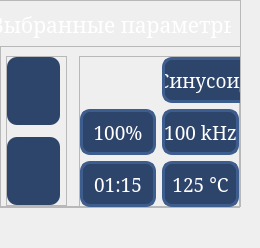
    <widget class="QWidget" name="launch_page">
     <widget class="QFrame" name="launch_frame">
      <property name="geometry">
       <rect>
        <x>-10</x>
        <y>0</y>
        <width>251</width>
        <height>208</height>
       </rect>
      </property>
      <property name="minimumSize">
       <size>
        <width>251</width>
        <height>208</height>
       </size>
      </property>
      <property name="maximumSize">
       <size>
        <width>251</width>
        <height>208</height>
       </size>
      </property>
      <property name="styleSheet">
       <string notr="true">background-color: none;</string>
      </property>
      <property name="frameShape">
       <enum>QFrame::StyledPanel</enum>
      </property>
      <property name="frameShadow">
       <enum>QFrame::Raised</enum>
      </property>
      <layout class="QVBoxLayout" name="verticalLayout">
       <item>
        <widget class="QLabel" name="launch_frame_label">
         <property name="sizePolicy">
          <sizepolicy hsizetype="Preferred" vsizetype="Preferred">
           <horstretch>0</horstretch>
           <verstretch>1</verstretch>
          </sizepolicy>
         </property>
         <property name="minimumSize">
          <size>
           <width>0</width>
           <height>0</height>
          </size>
         </property>
         <property name="maximumSize">
          <size>
           <width>16777215</width>
           <height>33</height>
          </size>
         </property>
         <property name="font">
          <font>
           <family>MS Serif</family>
           <pointsize>16</pointsize>
          </font>
         </property>
         <property name="styleSheet">
          <string notr="true">QLabel{
	background-color: rgba(255, 255, 255, 0);
	
	color: rgb(255, 255, 255);
}</string>
         </property>
         <property name="text">
          <string>Выбранные параметры</string>
         </property>
         <property name="alignment">
          <set>Qt::AlignHCenter|Qt::AlignTop</set>
         </property>
        </widget>
       </item>
       <item>
        <widget class="QFrame" name="parameters_frame">
         <property name="minimumSize">
          <size>
           <width>241</width>
           <height>161</height>
          </size>
         </property>
         <property name="frameShape">
          <enum>QFrame::StyledPanel</enum>
         </property>
         <property name="frameShadow">
          <enum>QFrame::Raised</enum>
         </property>
         <layout class="QHBoxLayout" name="horizontalLayout">
          <property name="spacing">
           <number>12</number>
          </property>
          <property name="leftMargin">
           <number>5</number>
          </property>
          <property name="rightMargin">
           <number>0</number>
          </property>
          <property name="bottomMargin">
           <number>0</number>
          </property>
          <item>
           <widget class="QFrame" name="parameter_file_buttons_frame">
            <property name="minimumSize">
             <size>
              <width>61</width>
              <height>0</height>
             </size>
            </property>
            <property name="maximumSize">
             <size>
              <width>198198</width>
              <height>16777215</height>
             </size>
            </property>
            <property name="layoutDirection">
             <enum>Qt::LeftToRight</enum>
            </property>
            <property name="frameShape">
             <enum>QFrame::StyledPanel</enum>
            </property>
            <property name="frameShadow">
             <enum>QFrame::Raised</enum>
            </property>
            <layout class="QVBoxLayout" name="verticalLayout_11">
             <property name="spacing">
              <number>12</number>
             </property>
             <property name="leftMargin">
              <number>0</number>
             </property>
             <property name="topMargin">
              <number>0</number>
             </property>
             <property name="rightMargin">
              <number>6</number>
             </property>
             <property name="bottomMargin">
              <number>0</number>
             </property>
             <item>
              <widget class="QPushButton" name="load_parameter_file_button">
               <property name="sizePolicy">
                <sizepolicy hsizetype="Ignored" vsizetype="Ignored">
                 <horstretch>0</horstretch>
                 <verstretch>0</verstretch>
                </sizepolicy>
               </property>
               <property name="minimumSize">
                <size>
                 <width>0</width>
                 <height>0</height>
                </size>
               </property>
               <property name="maximumSize">
                <size>
                 <width>198884</width>
                 <height>16777215</height>
                </size>
               </property>
               <property name="layoutDirection">
                <enum>Qt::LeftToRight</enum>
               </property>
               <property name="styleSheet">
                <string notr="true">QPushButton {
	background-color: rgb(46, 69, 107);
	border: none;
	border-radius: 10px;
	color: white
}
QPushButton:pressed{
	background-color: rgb(62, 93, 143);
}</string>
               </property>
               <property name="text">
                <string/>
               </property>
               <property name="icon">
                <iconset>
                 <normaloff>images/load__icon_.png</normaloff>images/load__icon_.png</iconset>
               </property>
               <property name="iconSize">
                <size>
                 <width>35</width>
                 <height>35</height>
                </size>
               </property>
               <property name="checked">
                <bool>false</bool>
               </property>
              </widget>
             </item>
             <item>
              <widget class="QPushButton" name="save_parameter_file_button">
               <property name="sizePolicy">
                <sizepolicy hsizetype="Ignored" vsizetype="Ignored">
                 <horstretch>0</horstretch>
                 <verstretch>0</verstretch>
                </sizepolicy>
               </property>
               <property name="minimumSize">
                <size>
                 <width>0</width>
                 <height>0</height>
                </size>
               </property>
               <property name="layoutDirection">
                <enum>Qt::LeftToRight</enum>
               </property>
               <property name="styleSheet">
                <string notr="true">QPushButton {
	background-color: rgb(46, 69, 107);
	border: none;
	border-radius: 10px;
	color: white
}
QPushButton:pressed{
	background-color: rgb(62, 93, 143);
}</string>
               </property>
               <property name="text">
                <string/>
               </property>
               <property name="icon">
                <iconset>
                 <normaloff>images/__save_icon_.png</normaloff>images/__save_icon_.png</iconset>
               </property>
               <property name="iconSize">
                <size>
                 <width>39</width>
                 <height>35</height>
                </size>
               </property>
               <property name="checked">
                <bool>false</bool>
               </property>
              </widget>
             </item>
            </layout>
           </widget>
          </item>
          <item>
           <widget class="QFrame" name="launch_info_frame">
            <property name="minimumSize">
             <size>
              <width>0</width>
              <height>161</height>
             </size>
            </property>
            <property name="styleSheet">
             <string notr="true">QFrame {
	background-color: none;
}</string>
            </property>
            <property name="frameShape">
             <enum>QFrame::StyledPanel</enum>
            </property>
            <property name="frameShadow">
             <enum>QFrame::Raised</enum>
            </property>
            <layout class="QGridLayout" name="gridLayout_9">
             <property name="leftMargin">
              <number>0</number>
             </property>
             <property name="topMargin">
              <number>0</number>
             </property>
             <property name="rightMargin">
              <number>0</number>
             </property>
             <property name="bottomMargin">
              <number>9</number>
             </property>
             <item row="1" column="3">
              <widget class="QLabel" name="signal_chosen_label">
               <property name="minimumSize">
                <size>
                 <width>160</width>
                 <height>0</height>
                </size>
               </property>
               <property name="font">
                <font>
                 <family>MS Serif</family>
                 <pointsize>14</pointsize>
                </font>
               </property>
               <property name="styleSheet">
                <string notr="true">QLabel{
	color: white;
	background-color: rgb(46, 69, 107);
	border: 3px solid rgb(62, 93, 143);
	border-radius: 10px 
}
</string>
               </property>
               <property name="text">
                <string>Синусоидальный</string>
               </property>
               <property name="alignment">
                <set>Qt::AlignCenter</set>
               </property>
              </widget>
             </item>
             <item row="3" column="0">
              <widget class="QLabel" name="timer_chosen_label">
               <property name="minimumSize">
                <size>
                 <width>76</width>
                 <height>0</height>
                </size>
               </property>
               <property name="font">
                <font>
                 <family>MS Serif</family>
                 <pointsize>14</pointsize>
                </font>
               </property>
               <property name="styleSheet">
                <string notr="true">QLabel{
	color: white;
	background-color: rgb(46, 69, 107);
	border: 3px solid rgb(62, 93, 143);
	border-radius: 10px 
}
</string>
               </property>
               <property name="text">
                <string>01:15</string>
               </property>
               <property name="alignment">
                <set>Qt::AlignCenter</set>
               </property>
              </widget>
             </item>
             <item row="3" column="3">
              <widget class="QLabel" name="temperature_chosen_label">
               <property name="maximumSize">
                <size>
                 <width>1568</width>
                 <height>16777215</height>
                </size>
               </property>
               <property name="font">
                <font>
                 <family>MS Serif</family>
                 <pointsize>14</pointsize>
                </font>
               </property>
               <property name="styleSheet">
                <string notr="true">QLabel{
	color: white;
	background-color: rgb(46, 69, 107);
	border: 3px solid rgb(62, 93, 143);
	border-radius: 10px 
}
</string>
               </property>
               <property name="text">
                <string>125 °C</string>
               </property>
               <property name="alignment">
                <set>Qt::AlignCenter</set>
               </property>
              </widget>
             </item>
             <item row="2" column="3">
              <widget class="QLabel" name="frequyncy_chosen_label">
               <property name="font">
                <font>
                 <family>MS Serif</family>
                 <pointsize>14</pointsize>
                </font>
               </property>
               <property name="styleSheet">
                <string notr="true">QLabel{
	color: white;
	background-color: rgb(46, 69, 107);
	border: 3px solid rgb(62, 93, 143);
	border-radius: 10px 
}
</string>
               </property>
               <property name="text">
                <string>100 kHz</string>
               </property>
               <property name="alignment">
                <set>Qt::AlignCenter</set>
               </property>
              </widget>
             </item>
             <item row="2" column="0">
              <widget class="QLabel" name="power_chosen_label">
               <property name="font">
                <font>
                 <family>MS Serif</family>
                 <pointsize>14</pointsize>
                </font>
               </property>
               <property name="styleSheet">
                <string notr="true">QLabel{
	color: white;
	background-color: rgb(46, 69, 107);
	border: 3px solid rgb(62, 93, 143);
	border-radius: 10px 
}
</string>
               </property>
               <property name="text">
                <string>100%</string>
               </property>
               <property name="alignment">
                <set>Qt::AlignCenter</set>
               </property>
              </widget>
             </item>
            </layout>
           </widget>
          </item>
         </layout>
        </widget>
       </item>
      </layout>
     </widget>
     <widget class="QLabel" name="launch_status_label">
      <property name="geometry">
       <rect>
        <x>0</x>
        <y>200</y>
        <width>171</width>
        <height>39</height>
       </rect>
      </property>
      <property name="sizePolicy">
       <sizepolicy hsizetype="Preferred" vsizetype="Preferred">
        <horstretch>0</horstretch>
        <verstretch>1</verstretch>
       </sizepolicy>
      </property>
      <property name="minimumSize">
       <size>
        <width>0</width>
        <height>39</height>
       </size>
      </property>
      <property name="maximumSize">
       <size>
        <width>16777215</width>
        <height>33</height>
       </size>
      </property>
      <property name="font">
       <font>
        <family>MS Serif</family>
        <pointsize>16</pointsize>
       </font>
      </property>
      <property name="styleSheet">
       <string notr="true">QLabel{
	background-color: rgba(255, 255, 255, 0);
	
	color: rgb(255, 255, 255);
}</string>
      </property>
      <property name="text">
       <string/>
      </property>
      <property name="alignment">
       <set>Qt::AlignLeading|Qt::AlignLeft|Qt::AlignTop</set>
      </property>
     </widget>
    </widget>
